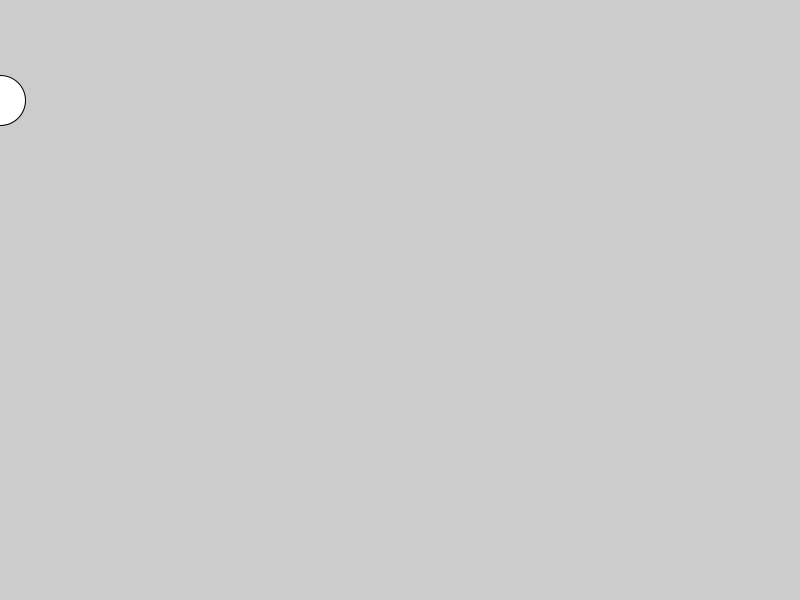
Frame 1 (no input)
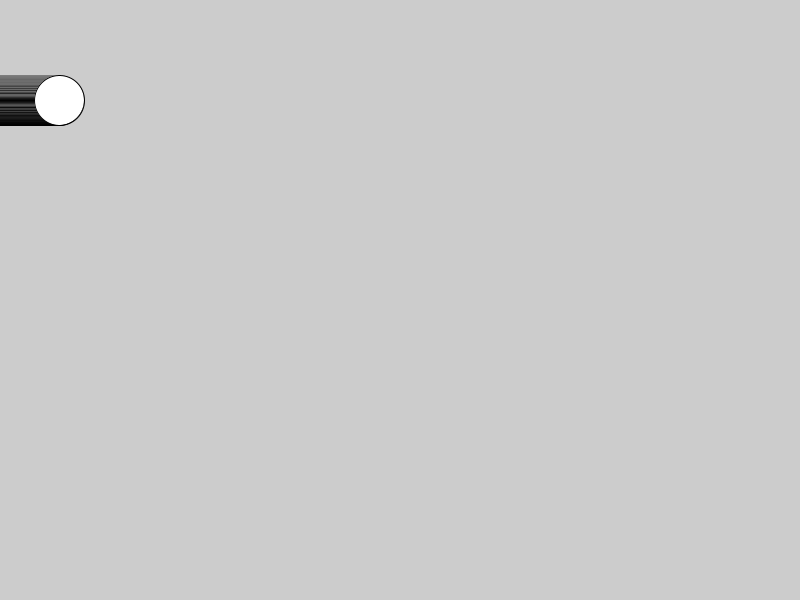
Frame 60 (the mouse pressed at the canvas centre just before this capture)
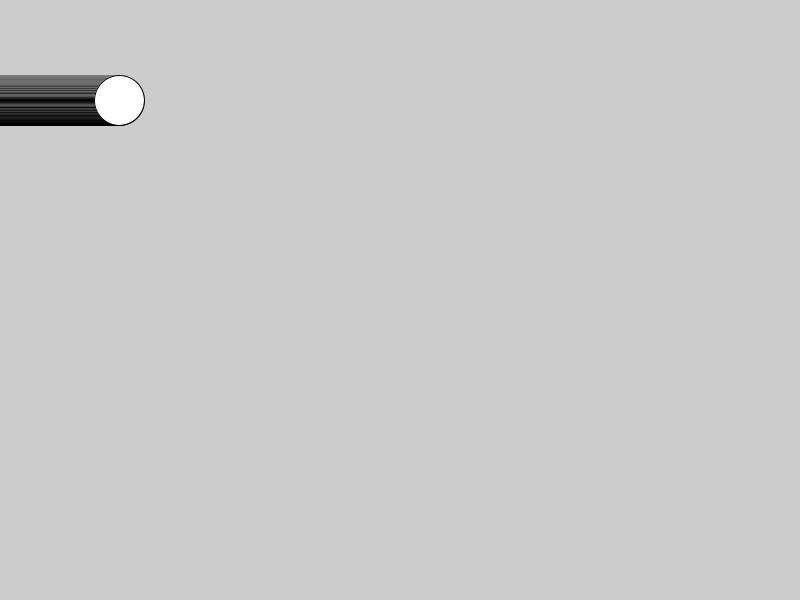
Frame 120 (the mouse held since frame 60 and released just before this capture)

The Processing sketch that drew these frames (run headless with seeded random() and noise(); from frame 60 on, the mouse is pressed at the canvas centre):

// Processing sketch: lecture_08_02_moveBall
// ── lecture_08_02_moveBall.pde
int x; // ball's x position

void setup(){
  size(800, 600);
  x = 0;
}

void draw(){
  //background(200);
  ellipse(x, 100, 50, 50);
  x = x + 1;
}
